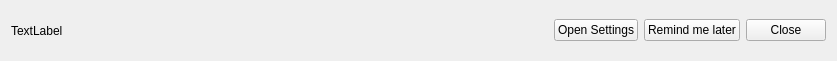
<?xml version="1.0" encoding="UTF-8"?>
<ui version="4.0">
 <class>gams::studio::support::UpdateWidget</class>
 <widget class="QWidget" name="gams::studio::support::UpdateWidget">
  <property name="geometry">
   <rect>
    <x>0</x>
    <y>0</y>
    <width>837</width>
    <height>61</height>
   </rect>
  </property>
  <property name="windowTitle">
   <string>Form</string>
  </property>
  <layout class="QHBoxLayout" name="horizontalLayout">
   <item>
    <widget class="QLabel" name="label">
     <property name="sizePolicy">
      <sizepolicy hsizetype="Expanding" vsizetype="Minimum">
       <horstretch>0</horstretch>
       <verstretch>0</verstretch>
      </sizepolicy>
     </property>
     <property name="text">
      <string>TextLabel</string>
     </property>
     <property name="wordWrap">
      <bool>true</bool>
     </property>
     <property name="openExternalLinks">
      <bool>true</bool>
     </property>
    </widget>
   </item>
   <item>
    <widget class="QPushButton" name="settingsButton">
     <property name="text">
      <string>Open Settings</string>
     </property>
    </widget>
   </item>
   <item>
    <widget class="QPushButton" name="remindButton">
     <property name="text">
      <string>Remind me later</string>
     </property>
    </widget>
   </item>
   <item>
    <widget class="QPushButton" name="closeButton">
     <property name="text">
      <string>Close</string>
     </property>
    </widget>
   </item>
  </layout>
 </widget>
 <resources/>
 <connections/>
</ui>
